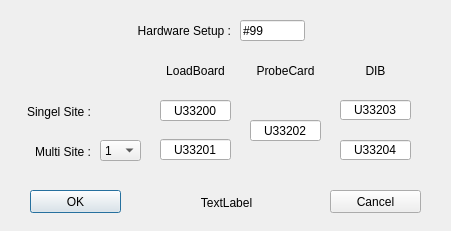
<?xml version="1.0" encoding="UTF-8"?>
<ui version="4.0">
 <class>NewHardwareWizard</class>
 <widget class="QDialog" name="NewHardwareWizard">
  <property name="geometry">
   <rect>
    <x>0</x>
    <y>0</y>
    <width>451</width>
    <height>231</height>
   </rect>
  </property>
  <property name="minimumSize">
   <size>
    <width>451</width>
    <height>231</height>
   </size>
  </property>
  <property name="maximumSize">
   <size>
    <width>451</width>
    <height>231</height>
   </size>
  </property>
  <property name="windowTitle">
   <string>Dialog</string>
  </property>
  <widget class="QComboBox" name="Parallelism">
   <property name="geometry">
    <rect>
     <x>100</x>
     <y>140</y>
     <width>41</width>
     <height>21</height>
    </rect>
   </property>
   <property name="maxVisibleItems">
    <number>16</number>
   </property>
   <item>
    <property name="text">
     <string>1</string>
    </property>
   </item>
   <item>
    <property name="text">
     <string>2</string>
    </property>
   </item>
   <item>
    <property name="text">
     <string>3</string>
    </property>
   </item>
   <item>
    <property name="text">
     <string>4</string>
    </property>
   </item>
   <item>
    <property name="text">
     <string>5</string>
    </property>
   </item>
   <item>
    <property name="text">
     <string>6</string>
    </property>
   </item>
   <item>
    <property name="text">
     <string>7</string>
    </property>
   </item>
   <item>
    <property name="text">
     <string>8</string>
    </property>
   </item>
   <item>
    <property name="text">
     <string>9</string>
    </property>
   </item>
   <item>
    <property name="text">
     <string>10</string>
    </property>
   </item>
   <item>
    <property name="text">
     <string>11</string>
    </property>
   </item>
   <item>
    <property name="text">
     <string>12</string>
    </property>
   </item>
   <item>
    <property name="text">
     <string>13</string>
    </property>
   </item>
   <item>
    <property name="text">
     <string>14</string>
    </property>
   </item>
   <item>
    <property name="text">
     <string>15</string>
    </property>
   </item>
   <item>
    <property name="text">
     <string>16</string>
    </property>
   </item>
  </widget>
  <widget class="QLabel" name="label">
   <property name="geometry">
    <rect>
     <x>20</x>
     <y>141</y>
     <width>71</width>
     <height>21</height>
    </rect>
   </property>
   <property name="toolTip">
    <string>(Multi Site)</string>
   </property>
   <property name="text">
    <string>Multi Site :</string>
   </property>
   <property name="alignment">
    <set>Qt::AlignRight|Qt::AlignTrailing|Qt::AlignVCenter</set>
   </property>
  </widget>
  <widget class="QLabel" name="label_2">
   <property name="geometry">
    <rect>
     <x>20</x>
     <y>101</y>
     <width>71</width>
     <height>21</height>
    </rect>
   </property>
   <property name="toolTip">
    <string>(Single Site)</string>
   </property>
   <property name="text">
    <string>Singel Site :</string>
   </property>
   <property name="alignment">
    <set>Qt::AlignRight|Qt::AlignTrailing|Qt::AlignVCenter</set>
   </property>
  </widget>
  <widget class="QLabel" name="label_3">
   <property name="geometry">
    <rect>
     <x>60</x>
     <y>20</y>
     <width>171</width>
     <height>21</height>
    </rect>
   </property>
   <property name="text">
    <string>Hardware Setup :</string>
   </property>
   <property name="alignment">
    <set>Qt::AlignRight|Qt::AlignTrailing|Qt::AlignVCenter</set>
   </property>
  </widget>
  <widget class="QLineEdit" name="MultiSiteLoadboard">
   <property name="geometry">
    <rect>
     <x>160</x>
     <y>139</y>
     <width>71</width>
     <height>21</height>
    </rect>
   </property>
   <property name="text">
    <string>U33201</string>
   </property>
   <property name="alignment">
    <set>Qt::AlignCenter</set>
   </property>
  </widget>
  <widget class="QLabel" name="label_4">
   <property name="geometry">
    <rect>
     <x>150</x>
     <y>60</y>
     <width>91</width>
     <height>21</height>
    </rect>
   </property>
   <property name="text">
    <string>LoadBoard</string>
   </property>
   <property name="alignment">
    <set>Qt::AlignCenter</set>
   </property>
  </widget>
  <widget class="QLineEdit" name="SingleSiteLoadboard">
   <property name="geometry">
    <rect>
     <x>160</x>
     <y>100</y>
     <width>71</width>
     <height>21</height>
    </rect>
   </property>
   <property name="text">
    <string>U33200</string>
   </property>
   <property name="alignment">
    <set>Qt::AlignCenter</set>
   </property>
  </widget>
  <widget class="QLineEdit" name="ProbeCard">
   <property name="geometry">
    <rect>
     <x>250</x>
     <y>120</y>
     <width>71</width>
     <height>21</height>
    </rect>
   </property>
   <property name="text">
    <string>U33202</string>
   </property>
   <property name="alignment">
    <set>Qt::AlignCenter</set>
   </property>
  </widget>
  <widget class="QLineEdit" name="SingleSiteDIB">
   <property name="geometry">
    <rect>
     <x>340</x>
     <y>100</y>
     <width>71</width>
     <height>20</height>
    </rect>
   </property>
   <property name="text">
    <string>U33203</string>
   </property>
   <property name="alignment">
    <set>Qt::AlignCenter</set>
   </property>
  </widget>
  <widget class="QLineEdit" name="MultiSiteDIB">
   <property name="geometry">
    <rect>
     <x>340</x>
     <y>140</y>
     <width>71</width>
     <height>20</height>
    </rect>
   </property>
   <property name="text">
    <string>U33204</string>
   </property>
   <property name="alignment">
    <set>Qt::AlignCenter</set>
   </property>
  </widget>
  <widget class="QLabel" name="label_7">
   <property name="geometry">
    <rect>
     <x>240</x>
     <y>60</y>
     <width>91</width>
     <height>21</height>
    </rect>
   </property>
   <property name="text">
    <string>ProbeCard</string>
   </property>
   <property name="alignment">
    <set>Qt::AlignCenter</set>
   </property>
  </widget>
  <widget class="QLabel" name="label_8">
   <property name="geometry">
    <rect>
     <x>330</x>
     <y>60</y>
     <width>91</width>
     <height>21</height>
    </rect>
   </property>
   <property name="text">
    <string>DIB</string>
   </property>
   <property name="alignment">
    <set>Qt::AlignCenter</set>
   </property>
  </widget>
  <widget class="QPushButton" name="OKButton">
   <property name="geometry">
    <rect>
     <x>30</x>
     <y>190</y>
     <width>91</width>
     <height>23</height>
    </rect>
   </property>
   <property name="text">
    <string>OK</string>
   </property>
  </widget>
  <widget class="QPushButton" name="CancelButton">
   <property name="geometry">
    <rect>
     <x>330</x>
     <y>190</y>
     <width>91</width>
     <height>23</height>
    </rect>
   </property>
   <property name="text">
    <string>Cancel</string>
   </property>
  </widget>
  <widget class="QLabel" name="Feedback">
   <property name="geometry">
    <rect>
     <x>126</x>
     <y>192</y>
     <width>201</width>
     <height>21</height>
    </rect>
   </property>
   <property name="text">
    <string>TextLabel</string>
   </property>
   <property name="alignment">
    <set>Qt::AlignCenter</set>
   </property>
  </widget>
  <widget class="QLineEdit" name="HardwareSetup">
   <property name="geometry">
    <rect>
     <x>240</x>
     <y>20</y>
     <width>65</width>
     <height>21</height>
    </rect>
   </property>
   <property name="minimumSize">
    <size>
     <width>65</width>
     <height>0</height>
    </size>
   </property>
   <property name="maximumSize">
    <size>
     <width>65</width>
     <height>16777215</height>
    </size>
   </property>
   <property name="text">
    <string>#99</string>
   </property>
  </widget>
 </widget>
 <resources/>
 <connections/>
</ui>
